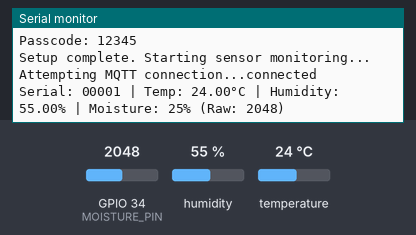
Recording of a sketch running on a simulated ESP32. On the bench: the last lines printed to the serial monitor. The test bench sets the inputs (shaded band); at power-on: humidity 55 %, GPIO 34 (MOISTURE_PIN) = 2048, temperature 24 °C. WiFi joins after 1.5 s; servers stay silent unless stated; random numbers use the default seed unless the sketch sets one; EEPROM starts erased; no MQTT or app messages arrive unless stated.

Above: at 2.7 s.
2.8 s: humidity set to 22 %
At 7.2 s:
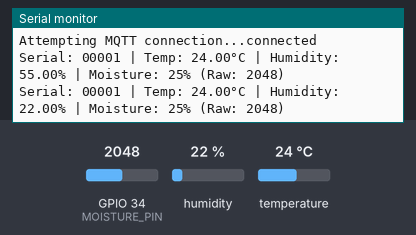
8.8 s: GPIO 34 (MOISTURE_PIN) set to 2866
At 13.1 s:
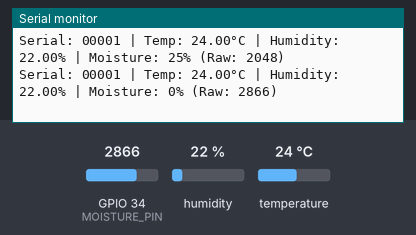
14.8 s: temperature set to 12 °C
At 17.9 s:
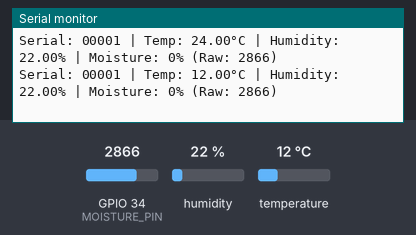
20.8 s: GPIO 34 (MOISTURE_PIN) set to 3603
At 22.6 s:
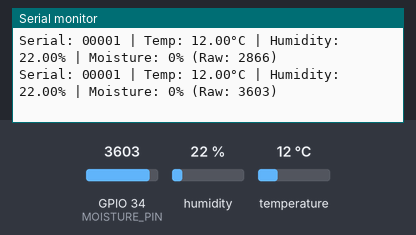
26.8 s: humidity set to 40 %
At 26.8 s:
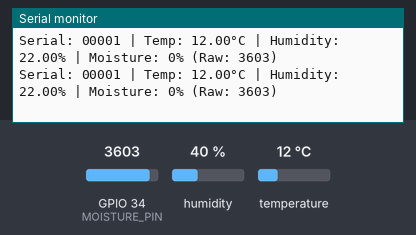
Timing chart, 0 to 29.8 s (numbered marks = the images above; inputs shaded):
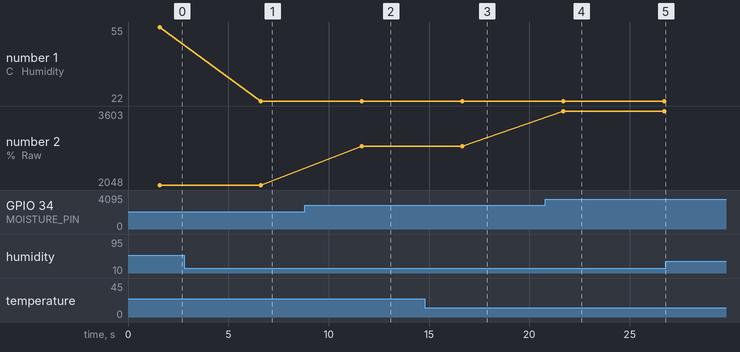

The sketch:

smart_plant_monitor.ino
```cpp
#include <WiFi.h>
#include <PubSubClient.h>
#include <DHT.h>
#include <WiFiManager.h>
#include <EEPROM.h>
#include <Preferences.h>

#define DHTPIN 4
#define DHTTYPE DHT11
#define MOISTURE_PIN 34
DHT dht(DHTPIN, DHTTYPE);

const char* mqtt_server = "broker.mqttgo.io";
const int mqtt_port = 1883;

WiFiClient espClient;
PubSubClient client(espClient);
WiFiManager wifiManager;
Preferences preferences;

String serialNumber = "";
String passcode = "";

// Custom parameters for WiFi Manager
WiFiManagerParameter custom_serial("serial", "Tag ID (5 digits)", "00001", 6);

// Moisture sensor calibration values
const int MOISTURE_WET = 590;    // Fully wet reading
const int MOISTURE_DRY = 2520;   // Dry reading

// Function to convert moisture sensor reading to percentage
int convertMoistureToPercentage(int rawValue) {
  // Constrain the raw value to the calibration range
  int constrainedValue = constrain(rawValue, MOISTURE_WET, MOISTURE_DRY);

  // Convert to percentage (inverted because lower values = wetter)
  int percentage = map(constrainedValue, MOISTURE_WET, MOISTURE_DRY, 100, 0);

  // Ensure percentage is within 0-100 range
  return constrain(percentage, 0, 100);
}

// Function to check if this is first-time setup
bool isFirstTimeSetup() {
  preferences.begin("plant-monitor", false);
  passcode = preferences.getString("passcode", "");
  preferences.end();

  return passcode.length() == 0; // No passcode saved = first time setup
}

void setup() {
  Serial.begin(115200);
  EEPROM.begin(256);

  // Read serial number from EEPROM
  serialNumber = EEPROM.readString(96);
  if (serialNumber.length() != 5) {
    serialNumber = "00001"; // fallback default
  }

  // Check if this is first-time setup
  bool firstTime = isFirstTimeSetup();

  Serial.print("First time setup: ");
  Serial.println(firstTime ? "YES" : "NO");

  if (firstTime) {
    // MODE 1: First-Time Setup (Organizer)
    // Show only Wi-Fi fields and Tag ID
    Serial.println("Mode 1: First-time setup - showing Wi-Fi fields and Tag ID");

    // Add only the serial number parameter
    WiFiManagerParameter custom_serial("serial", "Tag ID (5 digits)", serialNumber.c_str(), 6);
    wifiManager.addParameter(&custom_serial);

    if (!wifiManager.autoConnect("PlantMonitor_Setup")) {
      Serial.println("Failed to connect and hit timeout");
      delay(3000);
      ESP.restart();
    }

    // Get the value entered by the organizer
    String enteredSerial = custom_serial.getValue();

    // Save serial number if changed
    if (enteredSerial.length() == 5 && enteredSerial != serialNumber) {
      serialNumber = enteredSerial;
      EEPROM.writeString(96, serialNumber);
      EEPROM.commit();
      Serial.print("Serial number saved: ");
      Serial.println(serialNumber);
    }

    // Set a default passcode for internal use (not shown in portal)
    passcode = "12345"; // Default passcode
    preferences.begin("plant-monitor", false);
    preferences.putString("passcode", passcode);
    preferences.end();
    Serial.print("Default passcode set: ");
    Serial.println(passcode);

  } else {
    // MODE 2: Re-Configuring Wi-Fi (Visitor)
    // Show only 2 fields: Wi-Fi Network, Wi-Fi Password
    Serial.println("Mode 2: Re-configuring Wi-Fi - showing only Wi-Fi fields");
    Serial.print("Existing passcode: ");
    Serial.println(passcode);

    // Only add serial number parameter (read-only for visitor)
    WiFiManagerParameter custom_serial("serial", "Tag ID (5 digits) - READ ONLY", serialNumber.c_str(), 6);
    wifiManager.addParameter(&custom_serial);

    if (!wifiManager.autoConnect("PlantMonitor_Setup")) {
      Serial.println("Failed to connect and hit timeout");
      delay(3000);
      ESP.restart();
    }

    // In mode 2, we don't change the serial number or passcode
    Serial.print("Serial number unchanged: ");
    Serial.println(serialNumber);
    Serial.print("Passcode unchanged: ");
    Serial.println(passcode);
  }

  Serial.println("Connected to WiFi!");
  Serial.print("IP Address: ");
  Serial.println(WiFi.localIP());
  Serial.print("Serial Number: ");
  Serial.println(serialNumber);
  Serial.print("Passcode: ");
  Serial.println(passcode);

  // Initialize sensors and MQTT
  dht.begin();
  client.setServer(mqtt_server, mqtt_port);

  Serial.println("Setup complete. Starting sensor monitoring...");
}

void reconnect() {
  while (!client.connected()) {
    Serial.print("Attempting MQTT connection...");
    String clientId = "ESP32Client-";
    clientId += String(random(0xffff), HEX);

    if (client.connect(clientId.c_str())) {
      Serial.println("connected");
    } else {
      Serial.print("failed, rc=");
      Serial.print(client.state());
      Serial.println(" retry in 5 seconds");
      delay(5000);
    }
  }
}

void loop() {
  // Check WiFi connection
  if (WiFi.status() != WL_CONNECTED) {
    Serial.println("WiFi connection lost. Restarting...");
    delay(1000);
    ESP.restart();
  }

  // Handle MQTT connection
  if (!client.connected()) {
    reconnect();
  }
  client.loop();

  // Read sensor data
  float humidity = dht.readHumidity();
  float temperature = dht.readTemperature();
  int moistureRaw = analogRead(MOISTURE_PIN);
  int moisturePercentage = convertMoistureToPercentage(moistureRaw);

  // Check if sensor reads failed
  if (isnan(humidity) || isnan(temperature)) {
    Serial.println("Failed to read from DHT sensor!");
    delay(2000);
    return;
  }

  // Convert to strings for MQTT
  char tempStr[8], humStr[8], moistStr[8];
  dtostrf(temperature, 1, 2, tempStr);
  dtostrf(humidity, 1, 2, humStr);
  itoa(moisturePercentage, moistStr, 10);

  // Publish to MQTT
  String payload = String("{\"temperature\":") + tempStr +
                   ",\"humidity\":" + humStr +
                   ",\"moisture\":" + moistStr + "}";
  client.publish(("plant/" + serialNumber + "/data").c_str(), payload.c_str());

  // Print to Serial for debugging
  Serial.print("Serial: ");
  Serial.print(serialNumber);
  Serial.print(" | Temp: ");
  Serial.print(tempStr);
  Serial.print("°C | Humidity: ");
  Serial.print(humStr);
  Serial.print("% | Moisture: ");
  Serial.print(moisturePercentage);
  Serial.print("% (Raw: ");
  Serial.print(moistureRaw);
  Serial.println(")");

  delay(5000); // 5 seconds
} 
```

Measured:
- after the input at 2.8 s, the serial monitor: prints a new line after 3.8 s (image 1)
- after the input at 8.8 s, the serial monitor: prints a new line after 2.8 s (image 2)
- after the input at 14.8 s, the serial monitor: prints a new line after 1.9 s (image 3)
- after the input at 20.8 s, the serial monitor: prints a new line after 0.89 s (image 4)
- plotted number 1: 55 → 22 after the input at 2.8 s, 22 → 40 after the input at 26.8 s
- plotted number 2: 2048 → 2866 after the input at 8.8 s, 2866 → 3603 after the input at 20.8 s
